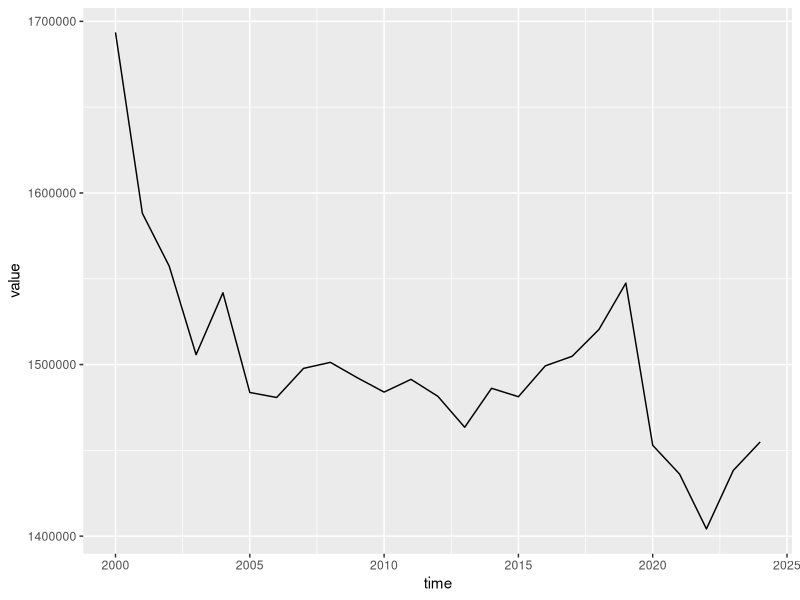
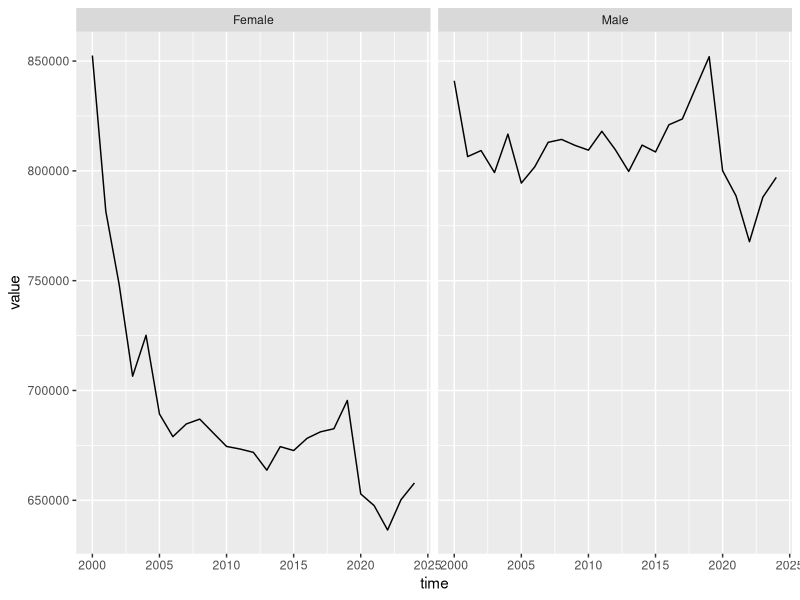
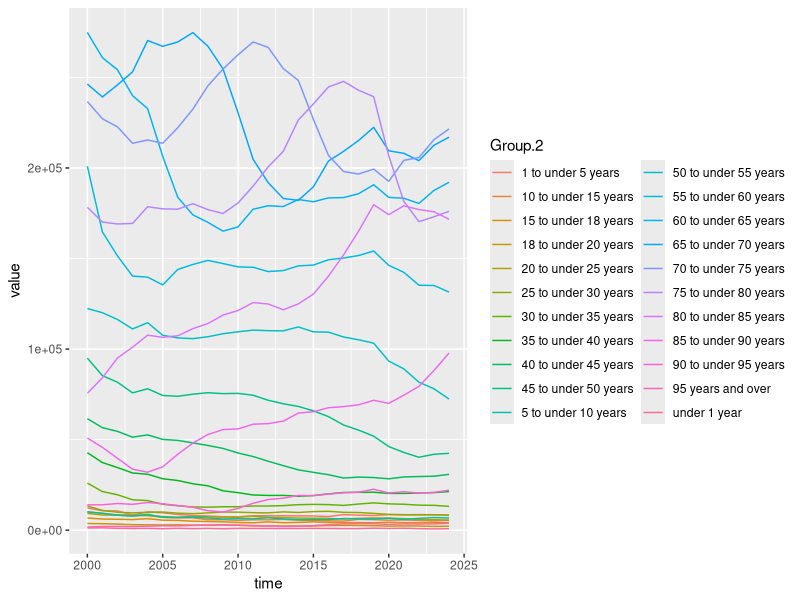

Source code (R) for these figures, in order:
library(ggplot2)
library(dplyr)

dat = read.csv("health_extended.csv", header = TRUE, sep=";")

#first producing a graph of the total diseases over the years
dat_focused <- dat |> 
  filter(X2_variable_attribute_label != "Total" & X3_variable_attribute_label != "Total" & X4_variable_attribute_label != "Total") |> 
  select(c("time", "X2_variable_attribute_label", "X3_variable_attribute_label", "X4_variable_attribute_label", "value"))

total_by_year <- aggregate(dat_focused["value"], by = list(time = dat_focused$time), FUN = sum)

#plotting the cancer totals, aggregating gender and age
ggplot(total_by_year, aes(time, value, group=1)) +
  geom_line()

total_by_year_and_gender <- aggregate(dat_focused["value"], by = list(time = dat_focused$time, dat_focused$X2_variable_attribute_label), FUN = sum)

#plotting and faceting by gender
ggplot(total_by_year_and_gender, aes(time, value, group=1)) +
  geom_line() +
  facet_wrap(~ Group.2)

total_by_year_and_age <- aggregate(dat_focused["value"], by = list(time = dat_focused$time, dat_focused$X3_variable_attribute_label), FUN = sum)

#plotting and faceting by age group
# total_by_1_to_25 <- total_by_year_and_age |>
#   filter(as.numeric(substr(Group.2, 1, 2)) <= 20) |>
#     filter(!is.na(Group.2))

ggplot(total_by_year_and_age, aes(time, value, color=Group.2)) +
  geom_line()
